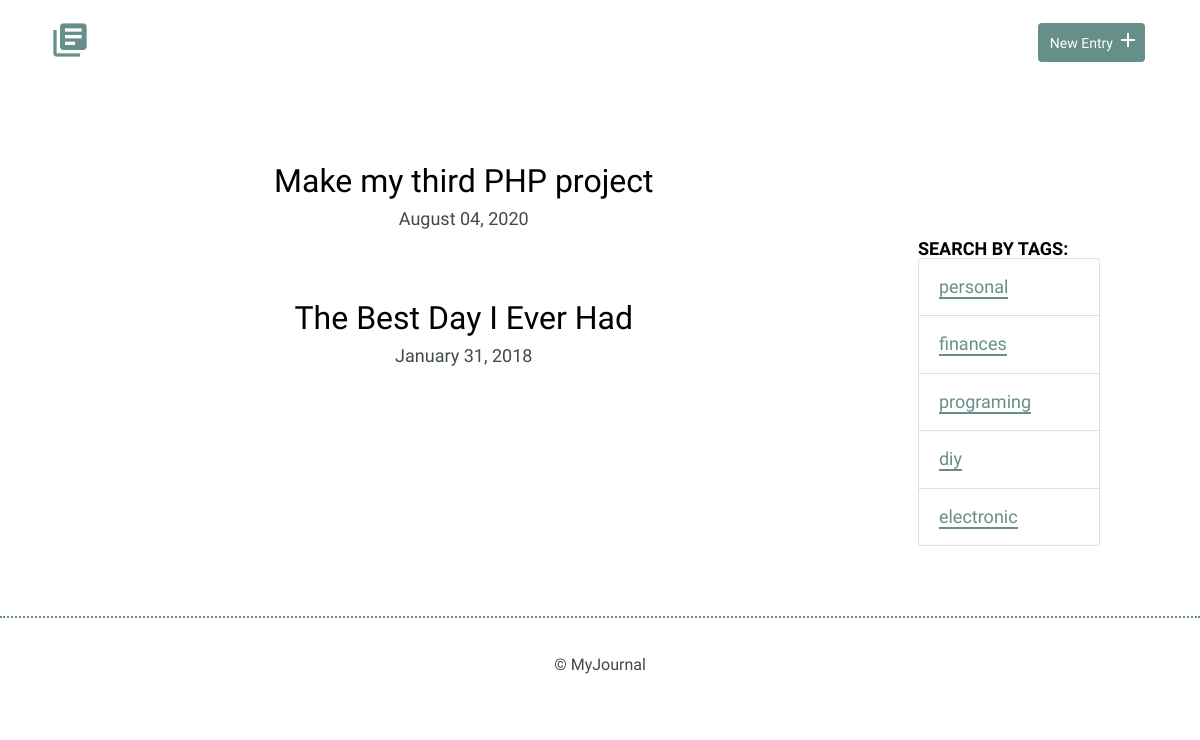
Before: /tags.php?id=1 with the older database file.
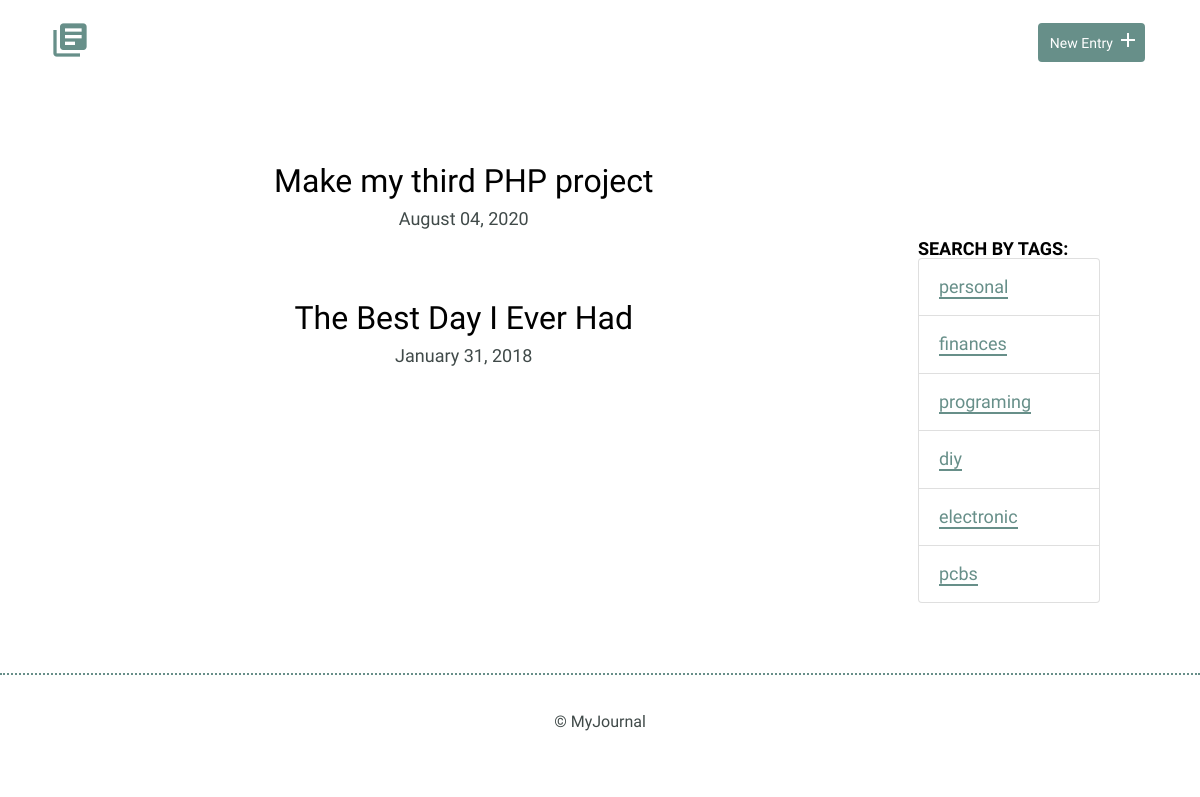
After: the same page with the newer database file.
### tables this page shows
CREATE TABLE "tags" (
	"id"	INTEGER,
	"tag"	TEXT UNIQUE,
	PRIMARY KEY("id" AUTOINCREMENT)
);

### inc/functions.php (called while the page is built, shortened)
<?php
    function formated_date($date){
        return date("F d, Y ", strtotime($date));
    }
    function get_entries_tag($ID){
        include('connection.php');
        $sql = "SELECT entries.id, entries.title, entries.date FROM entries_tags_relation "
                . 'INNER JOIN entries ON entries_tags_relation.entry_id = entries.id '
                . 'INNER JOIN tags ON entries_tags_relation.tag_id = tags.id '
                . 'WHERE tags.id = ? '
                . 'ORDER BY entries.date DESC';
        try {
            $results = $db -> prepare($sql);
            $results -> bindValue(1, $ID, PDO::PARAM_INT);
            $results -> execute();
        } catch (Exception $e) {
            echo "Error: "  . $e -> getMessage() . '<br/>';
            return array();
        }
        return $results -> fetchAll(PDO::FETCH_ASSOC);
    }
    function get_all_tags(){
        include('connection.php');
        $sql = 'SELECT id, tag FROM tags';
        try {
            $results = $db -> query($sql);
        } catch (Exception $e) {
            echo "Error: "  . $e -> getMessage() . '<br/>';
            return array();
        }
        return $results -> fetchAll(PDO::FETCH_ASSOC);
    }
?>

### tags.php (the view, shortened to what this page needs)
<?php
    require 'inc/functions.php';
    $tag_id = '';
    if (isset($_GET['id'])) {
        $tag_id = filter_input(INPUT_GET, 'id', FILTER_SANITIZE_NUMBER_INT);
    }
    include 'inc/header.php';
?>
    <div class="container row">
        <div class="entry-list single col-8">
            <article>
                <?php
                    foreach ($a = get_entries_tag($tag_id) as $item) {
                        echo '<article><h2>' .
                        '<a href="detail.php?id=' . $item['id'] .'">' . $item['title'] .
                        '</a></h2>' .
                        '<time datetime="' . $item['date'] . '">'. formated_date($item['date']) . '</time>' .
                        '</article>';
                    }
                ?>
            </article>
        </div>
        <div class="entry-list single col-2">
            <article>
                <div class="entry">
                    <h3>Search by Tags:</h3>
                    <ul class="list-group">
                        <?php
                            foreach (get_all_tags() as $item) {
                                echo '<li class="list-group-item">'
                                     . '<a href="tags.php?id=' . $item['id'] .'">' . $item['tag'] .  '</a>'
                                     . '</li>';
                            }
                        ?>
                    </ul>
                </div>
            </article>
        </div>
    </div>
<?php
    include 'inc/footer.php';
?>

Changed rows visible on the page:
added tags: tag "pcbs"
